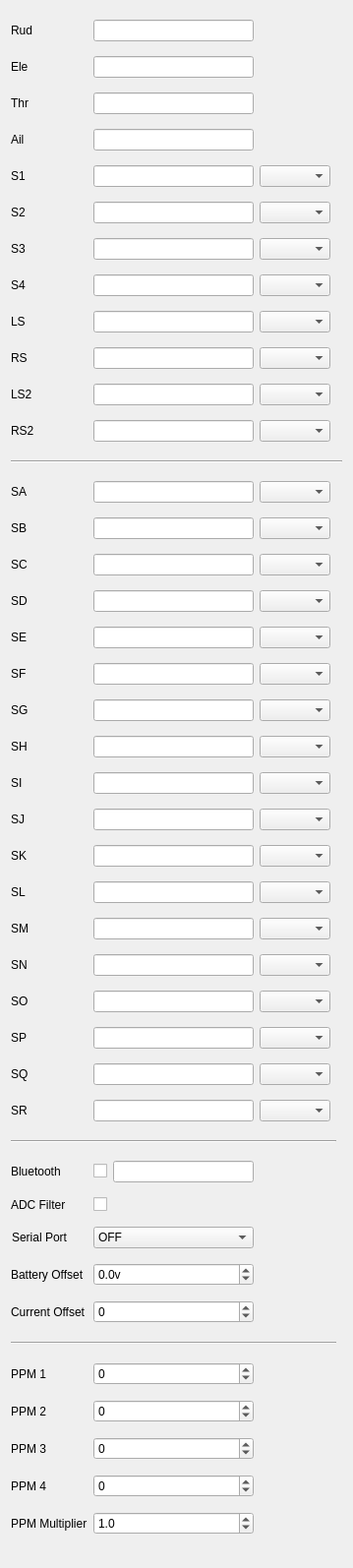
<?xml version="1.0" encoding="UTF-8"?>
<ui version="4.0">
 <class>Hardware</class>
 <widget class="QWidget" name="Hardware">
  <property name="geometry">
   <rect>
    <x>0</x>
    <y>0</y>
    <width>359</width>
    <height>1594</height>
   </rect>
  </property>
  <property name="windowTitle">
   <string>Form</string>
  </property>
  <layout class="QGridLayout" name="gridLayout_2" rowstretch="0,0,0,0,0,0,0,0,0,0,0,0,0,0,0,0,0,0,0,0,0,0,0,0,0,0,0,0,0,0,0,0,0,0,0,0,0,0,0,0,0,0,0,0,0" columnstretch="0,0,0,0,0">
   <item row="29" column="0">
    <widget class="QLabel" name="sqLabel">
     <property name="text">
      <string>SQ</string>
     </property>
    </widget>
   </item>
   <item row="7" column="1">
    <widget class="AutoLineEdit" name="pot4Name">
     <property name="maxLength">
      <number>3</number>
     </property>
    </widget>
   </item>
   <item row="30" column="0">
    <widget class="QLabel" name="srLabel">
     <property name="text">
      <string>SR</string>
     </property>
    </widget>
   </item>
   <item row="27" column="1">
    <widget class="AutoLineEdit" name="soName">
     <property name="maxLength">
      <number>3</number>
     </property>
    </widget>
   </item>
   <item row="29" column="1">
    <widget class="AutoLineEdit" name="sqName">
     <property name="maxLength">
      <number>3</number>
     </property>
    </widget>
   </item>
   <item row="10" column="0">
    <widget class="QLabel" name="ls2Label">
     <property name="text">
      <string>LS2</string>
     </property>
    </widget>
   </item>
   <item row="23" column="2">
    <widget class="AutoComboBox" name="skType">
     <property name="toolTip">
      <string/>
     </property>
     <property name="statusTip">
      <string/>
     </property>
     <property name="whatsThis">
      <string/>
     </property>
    </widget>
   </item>
   <item row="28" column="1">
    <widget class="AutoLineEdit" name="spName">
     <property name="maxLength">
      <number>3</number>
     </property>
    </widget>
   </item>
   <item row="28" column="0">
    <widget class="QLabel" name="spLabel">
     <property name="text">
      <string>SP</string>
     </property>
    </widget>
   </item>
   <item row="27" column="0">
    <widget class="QLabel" name="soLabel">
     <property name="text">
      <string>SO</string>
     </property>
    </widget>
   </item>
   <item row="7" column="0">
    <widget class="QLabel" name="pot4Label">
     <property name="text">
      <string>S4</string>
     </property>
    </widget>
   </item>
   <item row="6" column="1">
    <widget class="AutoLineEdit" name="pot3Name">
     <property name="maxLength">
      <number>3</number>
     </property>
    </widget>
   </item>
   <item row="9" column="0">
    <widget class="QLabel" name="rsLabel">
     <property name="text">
      <string>RS</string>
     </property>
    </widget>
   </item>
   <item row="14" column="0">
    <widget class="QLabel" name="sbLabel">
     <property name="text">
      <string>SB</string>
     </property>
    </widget>
   </item>
   <item row="41" column="0">
    <widget class="QLabel" name="label_33">
     <property name="text">
      <string>PPM 2</string>
     </property>
    </widget>
   </item>
   <item row="12" column="0" colspan="5">
    <widget class="Line" name="potsTypeSeparator_2">
     <property name="minimumSize">
      <size>
       <width>0</width>
       <height>10</height>
      </size>
     </property>
     <property name="orientation">
      <enum>Qt::Horizontal</enum>
     </property>
    </widget>
   </item>
   <item row="5" column="1">
    <widget class="AutoLineEdit" name="pot2Name">
     <property name="maxLength">
      <number>3</number>
     </property>
    </widget>
   </item>
   <item row="14" column="2">
    <widget class="AutoComboBox" name="sbType">
     <property name="toolTip">
      <string/>
     </property>
     <property name="statusTip">
      <string/>
     </property>
     <property name="whatsThis">
      <string>Beeper volume

0 - Quiet.  No beeps at all.
1 - No Keys.  Normal beeps but menu keys do not beep.
2 - Normal.
3 - Loud.
4 - Extra loud.</string>
     </property>
    </widget>
   </item>
   <item row="13" column="2">
    <widget class="AutoComboBox" name="saType">
     <property name="toolTip">
      <string/>
     </property>
     <property name="statusTip">
      <string/>
     </property>
     <property name="whatsThis">
      <string>Beeper volume

0 - Quiet.  No beeps at all.
1 - No Keys.  Normal beeps but menu keys do not beep.
2 - Normal.
3 - Loud.
4 - Extra loud.</string>
     </property>
    </widget>
   </item>
   <item row="34" column="1">
    <widget class="QComboBox" name="serialPortMode">
     <item>
      <property name="text">
       <string>OFF</string>
      </property>
     </item>
     <item>
      <property name="text">
       <string>S-Port Mirror</string>
      </property>
     </item>
     <item>
      <property name="text">
       <string>Telemetry</string>
      </property>
     </item>
     <item>
      <property name="text">
       <string>SBUS Trainer</string>
      </property>
     </item>
     <item>
      <property name="text">
       <string>Debug</string>
      </property>
     </item>
    </widget>
   </item>
   <item row="14" column="1">
    <widget class="AutoLineEdit" name="sbName">
     <property name="maxLength">
      <number>3</number>
     </property>
    </widget>
   </item>
   <item row="4" column="1">
    <widget class="AutoLineEdit" name="pot1Name">
     <property name="maxLength">
      <number>3</number>
     </property>
    </widget>
   </item>
   <item row="13" column="1">
    <widget class="AutoLineEdit" name="saName">
     <property name="maxLength">
      <number>3</number>
     </property>
    </widget>
   </item>
   <item row="0" column="0">
    <widget class="QLabel" name="rudLabel">
     <property name="text">
      <string>Rud</string>
     </property>
    </widget>
   </item>
   <item row="37" column="1">
    <widget class="QSpinBox" name="txCurrentCalibration">
     <property name="minimum">
      <number>-49</number>
     </property>
     <property name="maximum">
      <number>49</number>
     </property>
    </widget>
   </item>
   <item row="42" column="0">
    <widget class="QLabel" name="label_34">
     <property name="text">
      <string>PPM 3</string>
     </property>
    </widget>
   </item>
   <item row="0" column="1">
    <widget class="AutoLineEdit" name="rudName">
     <property name="maxLength">
      <number>3</number>
     </property>
    </widget>
   </item>
   <item row="4" column="0">
    <widget class="QLabel" name="pot1Label">
     <property name="text">
      <string>S1</string>
     </property>
    </widget>
   </item>
   <item row="1" column="1">
    <widget class="AutoLineEdit" name="eleName">
     <property name="maxLength">
      <number>3</number>
     </property>
    </widget>
   </item>
   <item row="5" column="0">
    <widget class="QLabel" name="pot2Label">
     <property name="text">
      <string>S2</string>
     </property>
    </widget>
   </item>
   <item row="6" column="0">
    <widget class="QLabel" name="pot3Label">
     <property name="text">
      <string>S3</string>
     </property>
    </widget>
   </item>
   <item row="39" column="0">
    <widget class="QLabel" name="label_23">
     <property name="text">
      <string>PPM 1</string>
     </property>
    </widget>
   </item>
   <item row="39" column="1">
    <widget class="QSpinBox" name="PPM1">
     <property name="toolTip">
      <string/>
     </property>
     <property name="statusTip">
      <string/>
     </property>
     <property name="whatsThis">
      <string/>
     </property>
     <property name="minimum">
      <number>-9999</number>
     </property>
     <property name="maximum">
      <number>9999</number>
     </property>
    </widget>
   </item>
   <item row="34" column="0" alignment="Qt::AlignLeft">
    <widget class="QLabel" name="serialPortLabel">
     <property name="text">
      <string>Serial Port</string>
     </property>
     <property name="alignment">
      <set>Qt::AlignRight|Qt::AlignTrailing|Qt::AlignVCenter</set>
     </property>
    </widget>
   </item>
   <item row="36" column="1">
    <widget class="QDoubleSpinBox" name="txVoltageCalibration">
     <property name="statusTip">
      <string/>
     </property>
     <property name="suffix">
      <string>v</string>
     </property>
     <property name="decimals">
      <number>1</number>
     </property>
     <property name="minimum">
      <double>-9.900000000000000</double>
     </property>
     <property name="maximum">
      <double>9.900000000000000</double>
     </property>
     <property name="singleStep">
      <double>0.100000000000000</double>
     </property>
    </widget>
   </item>
   <item row="44" column="0">
    <widget class="QLabel" name="label_30">
     <property name="text">
      <string>PPM Multiplier</string>
     </property>
    </widget>
   </item>
   <item row="43" column="1">
    <widget class="QSpinBox" name="PPM4">
     <property name="toolTip">
      <string/>
     </property>
     <property name="statusTip">
      <string/>
     </property>
     <property name="whatsThis">
      <string/>
     </property>
     <property name="minimum">
      <number>-9999</number>
     </property>
     <property name="maximum">
      <number>9999</number>
     </property>
    </widget>
   </item>
   <item row="24" column="2">
    <widget class="AutoComboBox" name="slType">
     <property name="toolTip">
      <string/>
     </property>
     <property name="statusTip">
      <string/>
     </property>
     <property name="whatsThis">
      <string/>
     </property>
    </widget>
   </item>
   <item row="37" column="0">
    <widget class="QLabel" name="txCurrentCalibrationLabel">
     <property name="text">
      <string>Current Offset</string>
     </property>
    </widget>
   </item>
   <item row="43" column="0">
    <widget class="QLabel" name="label_35">
     <property name="text">
      <string>PPM 4</string>
     </property>
    </widget>
   </item>
   <item row="3" column="1">
    <widget class="AutoLineEdit" name="ailName">
     <property name="maxLength">
      <number>3</number>
     </property>
    </widget>
   </item>
   <item row="13" column="0">
    <widget class="QLabel" name="saLabel">
     <property name="text">
      <string>SA</string>
     </property>
    </widget>
   </item>
   <item row="1" column="0">
    <widget class="QLabel" name="eleLabel">
     <property name="text">
      <string>Ele</string>
     </property>
    </widget>
   </item>
   <item row="2" column="1">
    <widget class="AutoLineEdit" name="thrName">
     <property name="maxLength">
      <number>3</number>
     </property>
    </widget>
   </item>
   <item row="8" column="1">
    <widget class="AutoLineEdit" name="lsName">
     <property name="maxLength">
      <number>3</number>
     </property>
    </widget>
   </item>
   <item row="3" column="0">
    <widget class="QLabel" name="ailLabel">
     <property name="text">
      <string>Ail</string>
     </property>
    </widget>
   </item>
   <item row="9" column="1">
    <widget class="AutoLineEdit" name="rsName">
     <property name="maxLength">
      <number>3</number>
     </property>
    </widget>
   </item>
   <item row="2" column="0">
    <widget class="QLabel" name="thrLabel">
     <property name="text">
      <string>Thr</string>
     </property>
    </widget>
   </item>
   <item row="15" column="1">
    <widget class="AutoLineEdit" name="scName">
     <property name="maxLength">
      <number>3</number>
     </property>
    </widget>
   </item>
   <item row="15" column="0">
    <widget class="QLabel" name="scLabel">
     <property name="text">
      <string>SC</string>
     </property>
    </widget>
   </item>
   <item row="16" column="1">
    <widget class="AutoLineEdit" name="sdName">
     <property name="maxLength">
      <number>3</number>
     </property>
    </widget>
   </item>
   <item row="8" column="0">
    <widget class="QLabel" name="lsLabel">
     <property name="text">
      <string>LS</string>
     </property>
    </widget>
   </item>
   <item row="17" column="1">
    <widget class="AutoLineEdit" name="seName">
     <property name="maxLength">
      <number>3</number>
     </property>
    </widget>
   </item>
   <item row="15" column="2">
    <widget class="AutoComboBox" name="scType">
     <property name="toolTip">
      <string/>
     </property>
     <property name="statusTip">
      <string/>
     </property>
     <property name="whatsThis">
      <string/>
     </property>
    </widget>
   </item>
   <item row="18" column="1">
    <widget class="AutoLineEdit" name="sfName">
     <property name="maxLength">
      <number>3</number>
     </property>
    </widget>
   </item>
   <item row="16" column="0">
    <widget class="QLabel" name="sdLabel">
     <property name="text">
      <string>SD</string>
     </property>
    </widget>
   </item>
   <item row="16" column="2">
    <widget class="AutoComboBox" name="sdType">
     <property name="toolTip">
      <string/>
     </property>
     <property name="statusTip">
      <string/>
     </property>
     <property name="whatsThis">
      <string/>
     </property>
    </widget>
   </item>
   <item row="41" column="1">
    <widget class="QSpinBox" name="PPM2">
     <property name="toolTip">
      <string/>
     </property>
     <property name="statusTip">
      <string/>
     </property>
     <property name="whatsThis">
      <string/>
     </property>
     <property name="minimum">
      <number>-9999</number>
     </property>
     <property name="maximum">
      <number>9999</number>
     </property>
    </widget>
   </item>
   <item row="36" column="0">
    <widget class="QLabel" name="txVoltageCalibrationLabel">
     <property name="text">
      <string>Battery Offset</string>
     </property>
    </widget>
   </item>
   <item row="42" column="1">
    <widget class="QSpinBox" name="PPM3">
     <property name="toolTip">
      <string/>
     </property>
     <property name="statusTip">
      <string/>
     </property>
     <property name="whatsThis">
      <string/>
     </property>
     <property name="minimum">
      <number>-9999</number>
     </property>
     <property name="maximum">
      <number>9999</number>
     </property>
    </widget>
   </item>
   <item row="19" column="1">
    <widget class="AutoLineEdit" name="sgName">
     <property name="maxLength">
      <number>3</number>
     </property>
    </widget>
   </item>
   <item row="17" column="0">
    <widget class="QLabel" name="seLabel">
     <property name="text">
      <string>SE</string>
     </property>
    </widget>
   </item>
   <item row="17" column="2">
    <widget class="AutoComboBox" name="seType">
     <property name="toolTip">
      <string/>
     </property>
     <property name="statusTip">
      <string/>
     </property>
     <property name="whatsThis">
      <string/>
     </property>
    </widget>
   </item>
   <item row="20" column="1">
    <widget class="AutoLineEdit" name="shName">
     <property name="maxLength">
      <number>3</number>
     </property>
    </widget>
   </item>
   <item row="18" column="0">
    <widget class="QLabel" name="sfLabel">
     <property name="text">
      <string>SF</string>
     </property>
    </widget>
   </item>
   <item row="18" column="2">
    <widget class="AutoComboBox" name="sfType">
     <property name="toolTip">
      <string/>
     </property>
     <property name="statusTip">
      <string/>
     </property>
     <property name="whatsThis">
      <string/>
     </property>
    </widget>
   </item>
   <item row="21" column="1">
    <widget class="AutoLineEdit" name="siName">
     <property name="maxLength">
      <number>3</number>
     </property>
    </widget>
   </item>
   <item row="19" column="0">
    <widget class="QLabel" name="sgLabel">
     <property name="text">
      <string>SG</string>
     </property>
    </widget>
   </item>
   <item row="19" column="2">
    <widget class="AutoComboBox" name="sgType">
     <property name="toolTip">
      <string/>
     </property>
     <property name="statusTip">
      <string/>
     </property>
     <property name="whatsThis">
      <string/>
     </property>
    </widget>
   </item>
   <item row="22" column="1">
    <widget class="AutoLineEdit" name="sjName">
     <property name="maxLength">
      <number>3</number>
     </property>
    </widget>
   </item>
   <item row="20" column="0">
    <widget class="QLabel" name="shLabel">
     <property name="text">
      <string>SH</string>
     </property>
    </widget>
   </item>
   <item row="23" column="1">
    <widget class="AutoLineEdit" name="skName">
     <property name="maxLength">
      <number>3</number>
     </property>
    </widget>
   </item>
   <item row="21" column="0">
    <widget class="QLabel" name="siLabel">
     <property name="text">
      <string>SI</string>
     </property>
    </widget>
   </item>
   <item row="24" column="1">
    <widget class="AutoLineEdit" name="slName">
     <property name="maxLength">
      <number>3</number>
     </property>
    </widget>
   </item>
   <item row="22" column="0">
    <widget class="QLabel" name="sjLabel">
     <property name="text">
      <string>SJ</string>
     </property>
    </widget>
   </item>
   <item row="25" column="1">
    <widget class="AutoLineEdit" name="smName">
     <property name="maxLength">
      <number>3</number>
     </property>
    </widget>
   </item>
   <item row="23" column="0">
    <widget class="QLabel" name="skLabel">
     <property name="text">
      <string>SK</string>
     </property>
    </widget>
   </item>
   <item row="26" column="1">
    <widget class="AutoLineEdit" name="snName">
     <property name="maxLength">
      <number>3</number>
     </property>
    </widget>
   </item>
   <item row="24" column="0">
    <widget class="QLabel" name="slLabel">
     <property name="text">
      <string>SL</string>
     </property>
    </widget>
   </item>
   <item row="31" column="0" colspan="4">
    <widget class="Line" name="potsTypeSeparator_3">
     <property name="minimumSize">
      <size>
       <width>0</width>
       <height>10</height>
      </size>
     </property>
     <property name="orientation">
      <enum>Qt::Horizontal</enum>
     </property>
    </widget>
   </item>
   <item row="38" column="0" colspan="4">
    <widget class="Line" name="potsTypeSeparator_4">
     <property name="minimumSize">
      <size>
       <width>0</width>
       <height>10</height>
      </size>
     </property>
     <property name="orientation">
      <enum>Qt::Horizontal</enum>
     </property>
    </widget>
   </item>
   <item row="25" column="0">
    <widget class="QLabel" name="smLabel">
     <property name="text">
      <string>SM</string>
     </property>
    </widget>
   </item>
   <item row="11" column="1">
    <widget class="AutoLineEdit" name="rs2Name">
     <property name="maxLength">
      <number>3</number>
     </property>
    </widget>
   </item>
   <item row="26" column="0">
    <widget class="QLabel" name="snLabel">
     <property name="text">
      <string>SN</string>
     </property>
    </widget>
   </item>
   <item row="44" column="1">
    <widget class="QDoubleSpinBox" name="PPM_MultiplierDSB">
     <property name="decimals">
      <number>1</number>
     </property>
     <property name="maximum">
      <double>5.000000000000000</double>
     </property>
     <property name="value">
      <double>1.000000000000000</double>
     </property>
    </widget>
   </item>
   <item row="10" column="1">
    <widget class="AutoLineEdit" name="ls2Name">
     <property name="maxLength">
      <number>3</number>
     </property>
    </widget>
   </item>
   <item row="11" column="0">
    <widget class="QLabel" name="rs2Label">
     <property name="text">
      <string>RS2</string>
     </property>
    </widget>
   </item>
   <item row="20" column="2">
    <widget class="AutoComboBox" name="shType">
     <property name="toolTip">
      <string/>
     </property>
     <property name="statusTip">
      <string/>
     </property>
     <property name="whatsThis">
      <string/>
     </property>
    </widget>
   </item>
   <item row="21" column="2">
    <widget class="AutoComboBox" name="siType">
     <property name="toolTip">
      <string/>
     </property>
     <property name="statusTip">
      <string/>
     </property>
     <property name="whatsThis">
      <string/>
     </property>
    </widget>
   </item>
   <item row="22" column="2">
    <widget class="AutoComboBox" name="sjType">
     <property name="toolTip">
      <string/>
     </property>
     <property name="statusTip">
      <string/>
     </property>
     <property name="whatsThis">
      <string/>
     </property>
    </widget>
   </item>
   <item row="25" column="2">
    <widget class="AutoComboBox" name="smType">
     <property name="toolTip">
      <string/>
     </property>
     <property name="statusTip">
      <string/>
     </property>
     <property name="whatsThis">
      <string/>
     </property>
    </widget>
   </item>
   <item row="26" column="2">
    <widget class="AutoComboBox" name="snType">
     <property name="toolTip">
      <string/>
     </property>
     <property name="statusTip">
      <string/>
     </property>
     <property name="whatsThis">
      <string/>
     </property>
    </widget>
   </item>
   <item row="27" column="2">
    <widget class="AutoComboBox" name="soType">
     <property name="toolTip">
      <string/>
     </property>
     <property name="statusTip">
      <string/>
     </property>
     <property name="whatsThis">
      <string/>
     </property>
    </widget>
   </item>
   <item row="28" column="2">
    <widget class="AutoComboBox" name="spType">
     <property name="toolTip">
      <string/>
     </property>
     <property name="statusTip">
      <string/>
     </property>
     <property name="whatsThis">
      <string/>
     </property>
    </widget>
   </item>
   <item row="29" column="2">
    <widget class="AutoComboBox" name="sqType">
     <property name="toolTip">
      <string/>
     </property>
     <property name="statusTip">
      <string/>
     </property>
     <property name="whatsThis">
      <string/>
     </property>
    </widget>
   </item>
   <item row="30" column="2">
    <widget class="AutoComboBox" name="srType">
     <property name="toolTip">
      <string/>
     </property>
     <property name="statusTip">
      <string/>
     </property>
     <property name="whatsThis">
      <string/>
     </property>
    </widget>
   </item>
   <item row="11" column="2">
    <widget class="AutoComboBox" name="rs2Type">
     <property name="toolTip">
      <string/>
     </property>
     <property name="statusTip">
      <string/>
     </property>
     <property name="whatsThis">
      <string>Beeper volume

0 - Quiet.  No beeps at all.
1 - No Keys.  Normal beeps but menu keys do not beep.
2 - Normal.
3 - Loud.
4 - Extra loud.</string>
     </property>
    </widget>
   </item>
   <item row="10" column="2">
    <widget class="AutoComboBox" name="ls2Type">
     <property name="toolTip">
      <string/>
     </property>
     <property name="statusTip">
      <string/>
     </property>
     <property name="whatsThis">
      <string>Beeper volume

0 - Quiet.  No beeps at all.
1 - No Keys.  Normal beeps but menu keys do not beep.
2 - Normal.
3 - Loud.
4 - Extra loud.</string>
     </property>
    </widget>
   </item>
   <item row="9" column="2">
    <widget class="AutoComboBox" name="rsType">
     <property name="toolTip">
      <string/>
     </property>
     <property name="statusTip">
      <string/>
     </property>
     <property name="whatsThis">
      <string>Beeper volume

0 - Quiet.  No beeps at all.
1 - No Keys.  Normal beeps but menu keys do not beep.
2 - Normal.
3 - Loud.
4 - Extra loud.</string>
     </property>
    </widget>
   </item>
   <item row="8" column="2">
    <widget class="AutoComboBox" name="lsType">
     <property name="toolTip">
      <string/>
     </property>
     <property name="statusTip">
      <string/>
     </property>
     <property name="whatsThis">
      <string>Beeper volume

0 - Quiet.  No beeps at all.
1 - No Keys.  Normal beeps but menu keys do not beep.
2 - Normal.
3 - Loud.
4 - Extra loud.</string>
     </property>
    </widget>
   </item>
   <item row="7" column="2">
    <widget class="AutoComboBox" name="pot4Type">
     <property name="toolTip">
      <string/>
     </property>
     <property name="statusTip">
      <string/>
     </property>
     <property name="whatsThis">
      <string>Beeper volume

0 - Quiet.  No beeps at all.
1 - No Keys.  Normal beeps but menu keys do not beep.
2 - Normal.
3 - Loud.
4 - Extra loud.</string>
     </property>
    </widget>
   </item>
   <item row="6" column="2">
    <widget class="AutoComboBox" name="pot3Type">
     <property name="toolTip">
      <string/>
     </property>
     <property name="statusTip">
      <string/>
     </property>
     <property name="whatsThis">
      <string>Beeper volume

0 - Quiet.  No beeps at all.
1 - No Keys.  Normal beeps but menu keys do not beep.
2 - Normal.
3 - Loud.
4 - Extra loud.</string>
     </property>
    </widget>
   </item>
   <item row="5" column="2">
    <widget class="AutoComboBox" name="pot2Type">
     <property name="toolTip">
      <string/>
     </property>
     <property name="statusTip">
      <string/>
     </property>
     <property name="whatsThis">
      <string>Beeper volume

0 - Quiet.  No beeps at all.
1 - No Keys.  Normal beeps but menu keys do not beep.
2 - Normal.
3 - Loud.
4 - Extra loud.</string>
     </property>
    </widget>
   </item>
   <item row="4" column="2">
    <widget class="AutoComboBox" name="pot1Type">
     <property name="toolTip">
      <string/>
     </property>
     <property name="statusTip">
      <string/>
     </property>
     <property name="whatsThis">
      <string>Beeper volume

0 - Quiet.  No beeps at all.
1 - No Keys.  Normal beeps but menu keys do not beep.
2 - Normal.
3 - Loud.
4 - Extra loud.</string>
     </property>
    </widget>
   </item>
   <item row="32" column="0">
    <widget class="QLabel" name="bluetoothLabel">
     <property name="text">
      <string>Bluetooth</string>
     </property>
     <property name="alignment">
      <set>Qt::AlignLeading|Qt::AlignLeft|Qt::AlignVCenter</set>
     </property>
    </widget>
   </item>
   <item row="30" column="1">
    <widget class="AutoLineEdit" name="srName">
     <property name="maxLength">
      <number>3</number>
     </property>
    </widget>
   </item>
   <item row="32" column="1">
    <layout class="QHBoxLayout" name="horizontalLayout">
     <item>
      <widget class="QCheckBox" name="bluetoothEnable">
       <property name="text">
        <string/>
       </property>
      </widget>
     </item>
     <item>
      <widget class="AutoLineEdit" name="bluetoothName">
       <property name="maxLength">
        <number>10</number>
       </property>
      </widget>
     </item>
    </layout>
   </item>
   <item row="33" column="1">
    <widget class="QCheckBox" name="filterEnable">
     <property name="text">
      <string/>
     </property>
    </widget>
   </item>
   <item row="33" column="0">
    <widget class="QLabel" name="filterLabel">
     <property name="text">
      <string>ADC Filter</string>
     </property>
    </widget>
   </item>
  </layout>
 </widget>
 <customwidgets>
  <customwidget>
   <class>AutoLineEdit</class>
   <extends>QLineEdit</extends>
   <header>autolineedit.h</header>
  </customwidget>
  <customwidget>
   <class>AutoComboBox</class>
   <extends>QComboBox</extends>
   <header>autocombobox.h</header>
  </customwidget>
 </customwidgets>
 <resources/>
 <connections/>
</ui>
